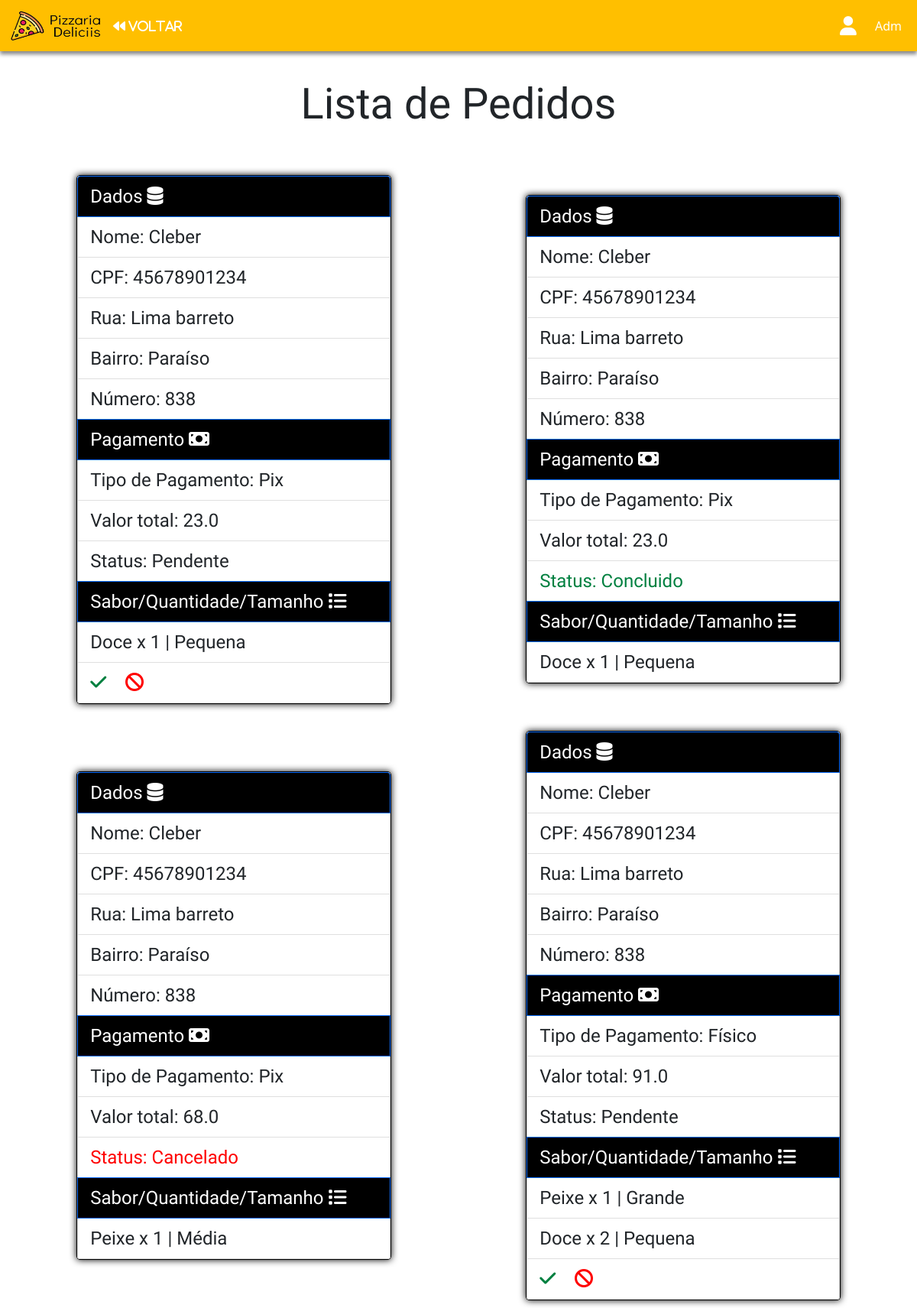
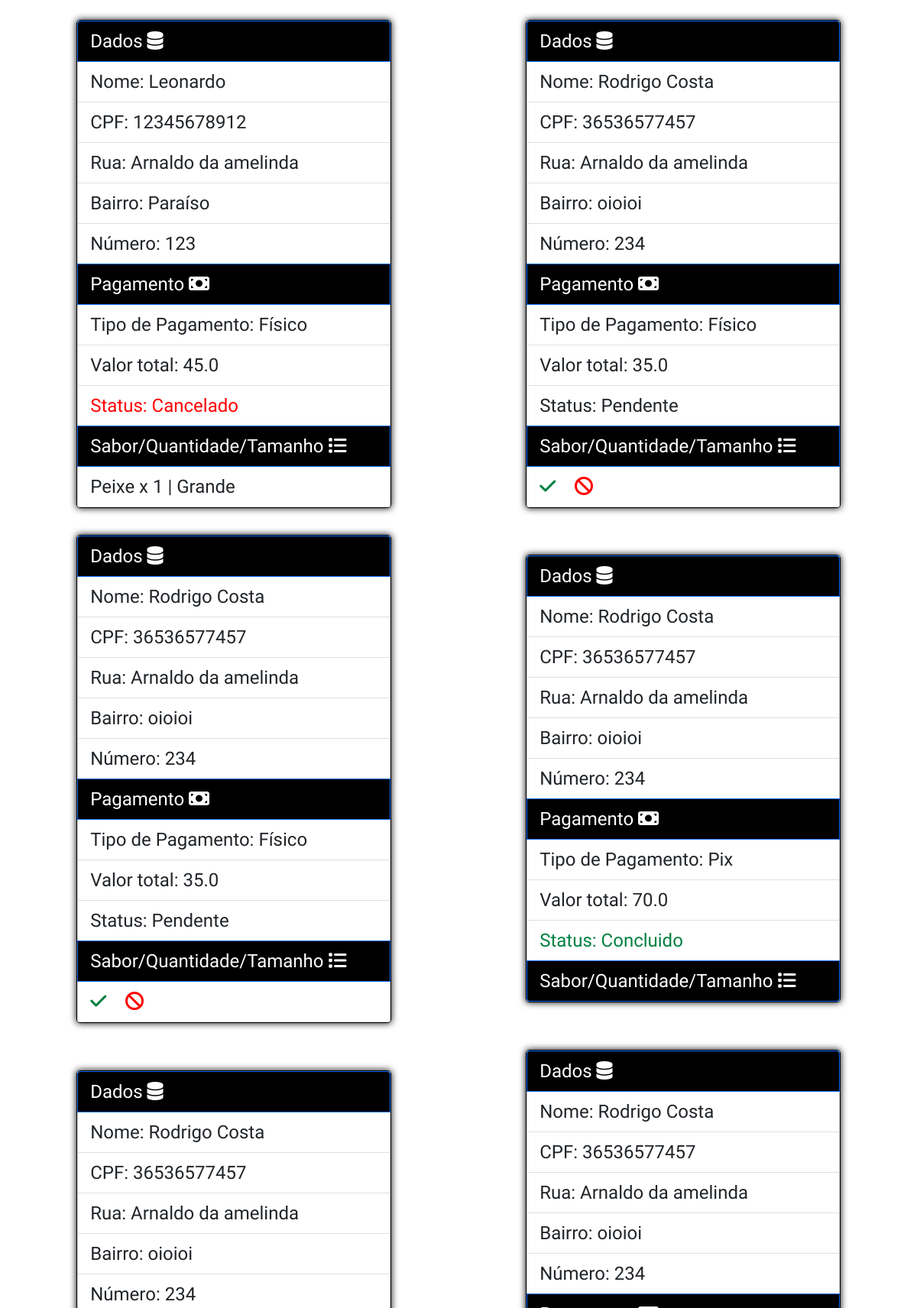
/pizza/listarpedidos/ (signed in, upper part), run on the app's committed database (2 pictures, top to bottom).
### usuario/models.py (models this page shows, shortened)
class CustomUser(AbstractUser):
    TIPO_CHOICES = (
        ('A', 'Administrador'),
        ('B', 'Usuário'),
    )
    nome = models.CharField(max_length=100, blank=True)
    cpf = models.CharField(max_length=14, blank=True, unique=True)
    telefone = models.CharField(max_length=20, blank=True, unique=True)
    tipo = models.CharField(max_length=1, choices=TIPO_CHOICES, default='B')

class Endereco(models.Model):
    usuario = models.OneToOneField(
        CustomUser,
        on_delete=models.CASCADE,
        primary_key=True,
    )
    rua = models.CharField(max_length=100)
    bairro =  models.CharField(max_length=80)
    numero = models.IntegerField()

### pagamento/models.py (models this page shows, shortened)
class Pedido(models.Model):
    usuario = models.ForeignKey(
        CustomUser,
        on_delete=models.CASCADE,
    )
    endereco = models.ForeignKey(
        Endereco,
        on_delete=models.CASCADE,
    )
    tipo_pagamento =  models.CharField(max_length=30,default="fisico")
    status = models.CharField(max_length=30)
    valorTotal = models.FloatField(default=0)
    quantidadeTotal = models.IntegerField(default=0)
    data_pedido = models.DateTimeField(auto_now_add=True)

class Itenspedido(models.Model):
    pedido = models.ForeignKey(
        Pedido,
        on_delete=models.CASCADE,
        related_name='itens',
    )
    pizza = models.ForeignKey(
        Pizza,
        on_delete=models.CASCADE,
    )
    quantidade = models.IntegerField()

### pizza/models.py (models this page shows, shortened)
class Pizza(models.Model):
    sabor = models.CharField(max_length=100)
    imagem = models.ImageField(upload_to='images/', height_field=None, width_field=None, max_length=255)
    preco = models.FloatField()
    tamanho = models.CharField(max_length=100)

### pizza/views.py (the view)
# urls.py: path('listarpedidos/', views.listarpedidos, name='listarpedidos'),
def listarpedidos(request):
    if request.user.is_authenticated and request.user.tipo == "A":
        user = request.user
        pedidos = Pedido.objects.all().order_by('-data_pedido')[:50]
        return render(request, "listapedidos.html", {'pedidos' : pedidos, 'user' : user})
    else:
        return render(request,"login.html",{'error':'Você não está logado ou não tem permissão de administrador.'})

### pizza/templates/listapedidos.html (shortened to what this page needs)
{% load static %}
<!DOCTYPE html>
<html lang="en">
<head>
    <link href="https://cdn.jsdelivr.net/npm/bootstrap@5.0.2/dist/css/bootstrap.min.css" rel="stylesheet">
    <link rel="stylesheet" href="{% static 'css/listapedidos.css' %}">
</head>
<body>
    <nav class="navbar navbar-expand-lg" id="nav" style="background-color: #FFBF00">
        <div class="container-fluid">
          <a class="navbar-brand" href="#" style="color: white">
            <img src="{% static 'img/Pizzaria(1).png' %}" alt="" width="120" height="40" class="d-inline-block align-text-top">
          </a>
          <div class="collapse navbar-collapse" id="navbarNav">
            <div id="cart">
              <a href="{% url 'admin' %}" style="color: white; text-decoration: none;">
                <i class="fa-solid fa-backward"> VOLTAR</i>
              </a>
            </div>
            <ul class="navbar-nav ms-auto">
                <li class="nav-item" id="logo">
                    <a class="navbar-brand" href="#">
                        <i class="fa-solid fa-user fa-lg" style="color: white; margin-top: 20px;"></i>
                    </a>
                </li>
              <li class="nav-item">
                <a class="nav-link active" aria-current="page" href="#" style="color: white">{{ user.nome }}</a>
              </li>
            </ul>
          </div>
        </div>
      </nav>
      <div class="container-fluid" id="section">
        <h1 style="font-size: 3.5rem;">Lista de Pedidos</h1>
        <div id="itens">
          {% for pedido in pedidos %}
            <div class="item1" style="font-size: 1.5rem;">
                  <ul class="list-group">
                      <li style="background-color: black;" class="list-group-item active" aria-current="true">Dados  <i class="fa-solid fa-database" style="color: #ffffff;"></i></li>
                      <li class="list-group-item">Nome: {{ pedido.usuario.nome }}</li>
                      <li class="list-group-item">CPF: {{ pedido.usuario.cpf }}</li>
                      <li class="list-group-item">Rua: {{ pedido.endereco.rua }}</li>
                      <li class="list-group-item">Bairro: {{ pedido.endereco.bairro }}</li>
                      <li class="list-group-item">Número: {{ pedido.endereco.numero }}</li>
                      <li  style="background-color: black;"  class="list-group-item active" aria-current="true">Pagamento  <i class="fa-solid fa-money-bill" style="color: #ffffff;"></i></li>
                      <li class="list-group-item">Tipo de Pagamento: {{ pedido.tipo_pagamento }}</li>
                      <li class="list-group-item">Valor total: {{ pedido.valorTotal }}</li>
                      {% if pedido.status == "Pendente" %}
                        <li class="list-group-item">Status:  {{ pedido.status }}</li>
                      {% endif %}
                      {% if pedido.status == "Concluido" %}
                        <li class="list-group-item" style="color: #008040;">Status:  {{ pedido.status }}</li>
                      {% endif %}
                      {% if pedido.status == "Cancelado" %}
                        <li class="list-group-item" style="color: #ff0000;">Status:  {{ pedido.status }}</li>
                      {% endif %}
                      <li  style="background-color: black;"  class="list-group-item active">Sabor/Quantidade/Tamanho  <i class="fa-solid fa-list" style="color: #ffffff;"></i></li>
                      {% for item in pedido.itens.all %}
                          <li class="list-group-item">{{ item.pizza.sabor }} x {{ item.quantidade }} | {{ item.pizza.tamanho }}</li>
                      {% endfor %}
                      {% if pedido.status == "Pendente" %}
                        <li class="list-group-item">
                            <a href="{% url 'pedidosaindo' pedido.id %}" style="margin-right: 5%;"><i class="fa-solid fa-check" style="color: #008040;"></i></a>
                            <a href="{% url 'cancelarpedido' pedido.id %}"><i class="fa-solid fa-ban" style="color: #ff0000;"></i></a>
                        </li>
                      {% endif %}
                  </ul>
              </div>
          {% endfor %}
        </div>
      </div>
</body>
</html>

### pizza/static/css/listapedidos.css (style rules this page uses)
html { height:100%; }
body { min-height:100%; margin:0; }
body { display: table; width: 100%; padding: 0; margin: 0; }
#nav { -webkit-box-shadow: 0px 4px 5px 0px rgba(0,0,0,0.47); -moz-box-shadow: 0px 4px 5px 0px rgba(0,0,0,0.47); box-shadow: 0px 4px 5px 0px rgba(0,0,0,0.47); }
#section { font-family: "Oswald", sans-serif; width: 100%; height: 100%; display: flex; flex-direction: column; align-items: center; margin-bottom: 3%; margin-top: 3%; }
#section h1 { margin-bottom: 5%; }
#itens { width: 100%; height: 100%; display: flex; flex-direction: row; align-items: center; flex-wrap: wrap; }
.item1 { width: 50%; height: 100%; display: flex; flex-direction: column; align-items: center; }
.list-group { width: 70%; margin-bottom: 6%; }
.list-group { border: 1px solid black; box-shadow: 0px 0px 10px 0px black; }

### data on the page
CustomUser: nome "Adm"
Pedido: usuario.nome "Cleber", usuario.cpf "45678901234", endereco.rua "Lima barreto", endereco.bairro "Paraíso", endereco.numero "838", tipo_pagamento "Pix", valorTotal "23.0", status "Pendente"
Itenspedido: pizza.sabor "Doce", quantidade "1", pizza.tamanho "Pequena"
Pedido: usuario.nome "Cleber", usuario.cpf "45678901234", endereco.rua "Lima barreto", endereco.bairro "Paraíso", endereco.numero "838", tipo_pagamento "Pix", valorTotal "23.0", status "Concluido"
Itenspedido: pizza.sabor "Doce", quantidade "1", pizza.tamanho "Pequena"
Pedido: usuario.nome "Cleber", usuario.cpf "45678901234", endereco.rua "Lima barreto", endereco.bairro "Paraíso", endereco.numero "838", tipo_pagamento "Pix", valorTotal "68.0", status "Cancelado"
Itenspedido: pizza.sabor "Peixe", quantidade "1", pizza.tamanho "Média"
Pedido: usuario.nome "Cleber", usuario.cpf "45678901234", endereco.rua "Lima barreto", endereco.bairro "Paraíso", endereco.numero "838", tipo_pagamento "Físico", valorTotal "91.0", status "Pendente"
Itenspedido: pizza.sabor "Peixe", quantidade "1", pizza.tamanho "Grande"
Itenspedido: pizza.sabor "Doce", quantidade "2", pizza.tamanho "Pequena"
Pedido: usuario.nome "Leonardo", usuario.cpf "12345678912", endereco.rua "Arnaldo da amelinda", endereco.bairro "Paraíso", endereco.numero "123", tipo_pagamento "Físico", valorTotal "45.0", status "Cancelado"
Itenspedido: pizza.sabor "Peixe", quantidade "1", pizza.tamanho "Grande"
Pedido: usuario.nome "Rodrigo Costa", usuario.cpf "36536577457", endereco.rua "Arnaldo da amelinda", endereco.bairro "oioioi", endereco.numero "234", tipo_pagamento "Físico", valorTotal "35.0", status "Pendente"
Pedido: usuario.nome "Rodrigo Costa", usuario.cpf "36536577457", endereco.rua "Arnaldo da amelinda", endereco.bairro "oioioi", endereco.numero "234", tipo_pagamento "Físico", valorTotal "35.0", status "Pendente"
Pedido: usuario.nome "Rodrigo Costa", usuario.cpf "36536577457", endereco.rua "Arnaldo da amelinda", endereco.bairro "oioioi", endereco.numero "234", tipo_pagamento "Pix", valorTotal "70.0", status "Concluido"
Pedido: usuario.nome "Rodrigo Costa", usuario.cpf "36536577457", endereco.rua "Arnaldo da amelinda", endereco.bairro "oioioi", endereco.numero "234"
Pedido: usuario.nome "Rodrigo Costa", usuario.cpf "36536577457", endereco.rua "Arnaldo da amelinda", endereco.bairro "oioioi", endereco.numero "234"
